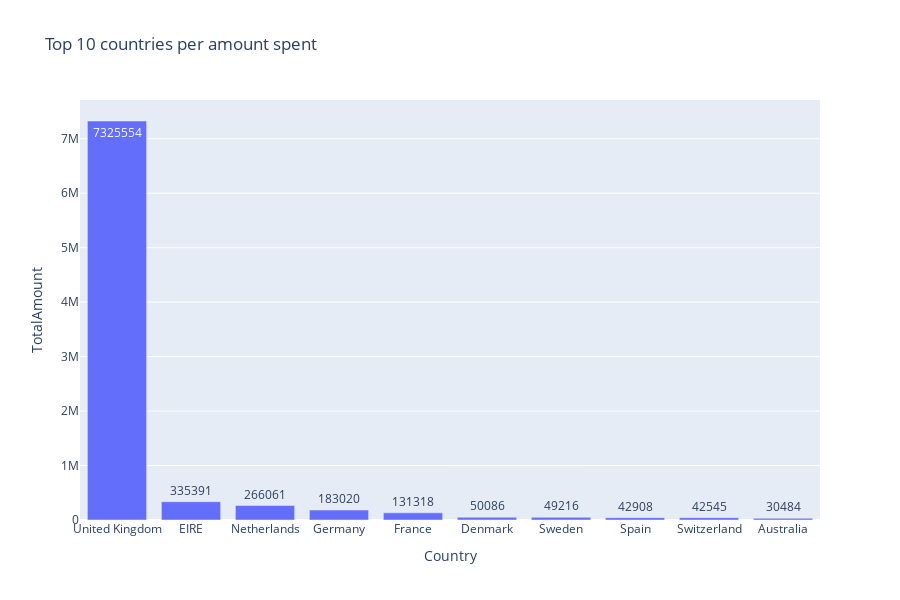

The code cell stored with this chart in its notebook:
### Code cell
create_bar_plot(top10_countries_amount,
                'Country',
                'TotalAmount',
                'TotalAmount',
                'Top 10 countries per amount spent',
                "Country",
                "TotalAmount")

### Figure 1 — Plotly figure (JSON) as saved in the notebook; plotly's stock layout.template omitted (floating-point values rounded to 4 significant figures)
{"data": [{"alignmentgroup": "True", "hovertemplate": "Country=%{x}<br>TotalAmount=%{text}<extra></extra>", "legendgroup": "", "marker": {"color": "#636efa", "pattern": {"shape": ""}}, "name": "", "offsetgroup": "", "orientation": "v", "showlegend": false, "text": [7325554, 335391, 266061, 183020, 131318, 50086, 49216, 42908, 42545, 30484], "textposition": "auto", "type": "bar", "x": ["United Kingdom", "EIRE", "Netherlands", "Germany", "France", "Denmark", "Sweden", "Spain", "Switzerland", "Australia"], "xaxis": "x", "y": [7325554, 335391, 266061, 183020, 131318, 50086, 49216, 42908, 42545, 30484], "yaxis": "y"}], "layout": {"barmode": "relative", "height": 600, "legend": {"tracegroupgap": 0}, "title": {"text": "Top 10 countries per amount spent"}, "xaxis": {"anchor": "y", "domain": [0, 1], "title": {"text": "Country"}}, "yaxis": {"anchor": "x", "domain": [0, 1], "title": {"text": "TotalAmount"}}}}
